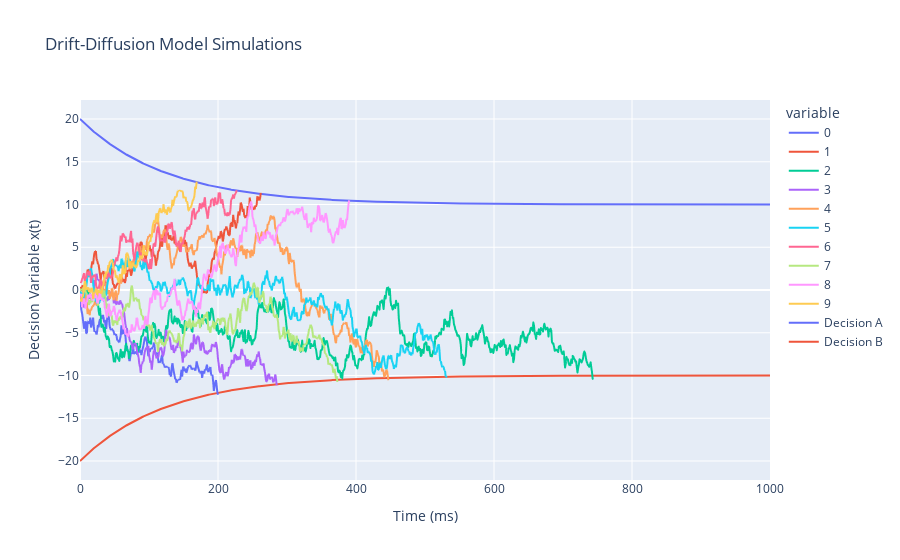

Notebook source saved alongside this figure:
### Code cell
ddm_one.plot_trajectories()

### Figure 1 — Plotly figure (JSON) as saved in the notebook; plotly's stock layout.template omitted (floating-point values rounded to 4 significant figures; data arrays with more than 128 entries replaced by an {"elided": "..."} marker saying what was removed)
{"data": [{"hovertemplate": "variable=0<br>Time (ms)=%{x}<br>Decision Variable x(t)=%{y}<extra></extra>", "legendgroup": "0", "line": {"color": "#636efa", "dash": "solid"}, "marker": {"symbol": "circle"}, "mode": "lines", "name": "0", "showlegend": true, "type": "scattergl", "x": {"elided": "744 int values"}, "xaxis": "x", "y": {"elided": "744 float values"}, "yaxis": "y"}, {"hovertemplate": "variable=1<br>Time (ms)=%{x}<br>Decision Variable x(t)=%{y}<extra></extra>", "legendgroup": "1", "line": {"color": "#EF553B", "dash": "solid"}, "marker": {"symbol": "circle"}, "mode": "lines", "name": "1", "showlegend": true, "type": "scattergl", "x": {"elided": "744 int values"}, "xaxis": "x", "y": {"elided": "744 float values"}, "yaxis": "y"}, {"hovertemplate": "variable=2<br>Time (ms)=%{x}<br>Decision Variable x(t)=%{y}<extra></extra>", "legendgroup": "2", "line": {"color": "#00cc96", "dash": "solid"}, "marker": {"symbol": "circle"}, "mode": "lines", "name": "2", "showlegend": true, "type": "scattergl", "x": {"elided": "744 int values"}, "xaxis": "x", "y": {"elided": "744 float values"}, "yaxis": "y"}, {"hovertemplate": "variable=3<br>Time (ms)=%{x}<br>Decision Variable x(t)=%{y}<extra></extra>", "legendgroup": "3", "line": {"color": "#ab63fa", "dash": "solid"}, "marker": {"symbol": "circle"}, "mode": "lines", "name": "3", "showlegend": true, "type": "scattergl", "x": {"elided": "744 int values"}, "xaxis": "x", "y": {"elided": "744 float values"}, "yaxis": "y"}, {"hovertemplate": "variable=4<br>Time (ms)=%{x}<br>Decision Variable x(t)=%{y}<extra></extra>", "legendgroup": "4", "line": {"color": "#FFA15A", "dash": "solid"}, "marker": {"symbol": "circle"}, "mode": "lines", "name": "4", "showlegend": true, "type": "scattergl", "x": {"elided": "744 int values"}, "xaxis": "x", "y": {"elided": "744 float values"}, "yaxis": "y"}, {"hovertemplate": "variable=5<br>Time (ms)=%{x}<br>Decision Variable x(t)=%{y}<extra></extra>", "legendgroup": "5", "line": {"color": "#19d3f3", "dash": "solid"}, "marker": {"symbol": "circle"}, "mode": "lines", "name": "5", "showlegend": true, "type": "scattergl", "x": {"elided": "744 int values"}, "xaxis": "x", "y": {"elided": "744 float values"}, "yaxis": "y"}, {"hovertemplate": "variable=6<br>Time (ms)=%{x}<br>Decision Variable x(t)=%{y}<extra></extra>", "legendgroup": "6", "line": {"color": "#FF6692", "dash": "solid"}, "marker": {"symbol": "circle"}, "mode": "lines", "name": "6", "showlegend": true, "type": "scattergl", "x": {"elided": "744 int values"}, "xaxis": "x", "y": {"elided": "744 float values"}, "yaxis": "y"}, {"hovertemplate": "variable=7<br>Time (ms)=%{x}<br>Decision Variable x(t)=%{y}<extra></extra>", "legendgroup": "7", "line": {"color": "#B6E880", "dash": "solid"}, "marker": {"symbol": "circle"}, "mode": "lines", "name": "7", "showlegend": true, "type": "scattergl", "x": {"elided": "744 int values"}, "xaxis": "x", "y": {"elided": "744 float values"}, "yaxis": "y"}, {"hovertemplate": "variable=8<br>Time (ms)=%{x}<br>Decision Variable x(t)=%{y}<extra></extra>", "legendgroup": "8", "line": {"color": "#FF97FF", "dash": "solid"}, "marker": {"symbol": "circle"}, "mode": "lines", "name": "8", "showlegend": true, "type": "scattergl", "x": {"elided": "744 int values"}, "xaxis": "x", "y": {"elided": "744 float values"}, "yaxis": "y"}, {"hovertemplate": "variable=9<br>Time (ms)=%{x}<br>Decision Variable x(t)=%{y}<extra></extra>", "legendgroup": "9", "line": {"color": "#FECB52", "dash": "solid"}, "marker": {"symbol": "circle"}, "mode": "lines", "name": "9", "showlegend": true, "type": "scattergl", "x": {"elided": "744 int values"}, "xaxis": "x", "y": {"elided": "744 float values"}, "yaxis": "y"}, {"mode": "lines", "name": "Decision A", "type": "scatter", "x": {"elided": "1000 float values"}, "y": {"elided": "1000 float values"}}, {"mode": "lines", "name": "Decision B", "type": "scatter", "x": {"elided": "1000 float values"}, "y": {"elided": "1000 float values"}}], "layout": {"legend": {"title": {"text": "variable"}, "tracegroupgap": 0}, "title": {"text": "Drift-Diffusion Model Simulations"}, "xaxis": {"anchor": "y", "domain": [0, 1], "title": {"text": "Time (ms)"}}, "yaxis": {"anchor": "x", "domain": [0, 1], "title": {"text": "Decision Variable x(t)"}}}}
